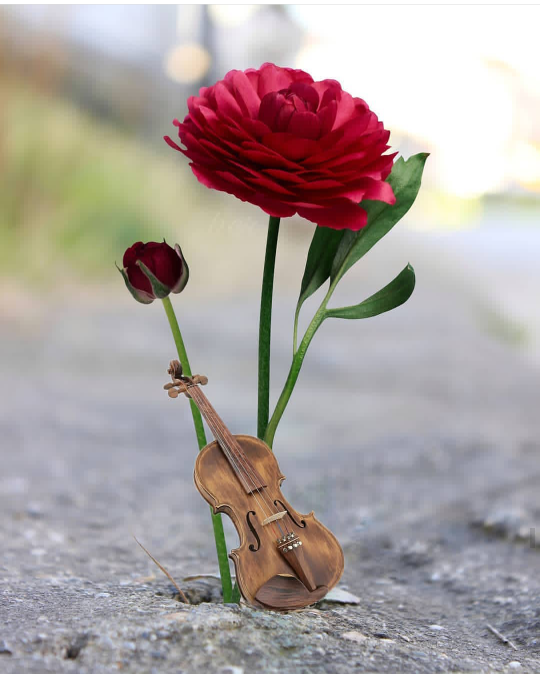
#> input picture İleri Seviye/TrackBar ile Renk Algılama/rose.png, 1080 x 1347 px (shown at 1/2 size)
$ python color_detection.py
#> lines starting #> are read from the running program, lines starting #| are printed output that depends on the picture; after the words box and inside, x2 and y2 are one past the last pixel; in counts of white or black regions, pixels touching at a corner belong together
import cv2
import numpy as np

def empty(a):
    pass

cv2.namedWindow("TrackBars")
cv2.resizeWindow("TrackBars",640,240)
cv2.createTrackbar("Hue min","TrackBars",0,179,empty)
#> slider 'Hue min' is set to 35
cv2.createTrackbar("Hue max","TrackBars",0,179,empty)
#> slider 'Hue max' is set to 179
cv2.createTrackbar("Sat min","TrackBars",0,255,empty)
#> slider 'Sat min' is set to 51
cv2.createTrackbar("Sat max","TrackBars",0,255,empty)
#> slider 'Sat max' is set to 255
cv2.createTrackbar("Val min","TrackBars",0,255,empty)
#> slider 'Val min' is set to 51
cv2.createTrackbar("Val max","TrackBars",0,255,empty)
#> slider 'Val max' is set to 255

img = cv2.imread("rose.png")
#> img is the input picture: shape (1347, 1080, 3); mean B, G, R 159.2, 161.6, 171.3
img = cv2.resize(img,(400,550))
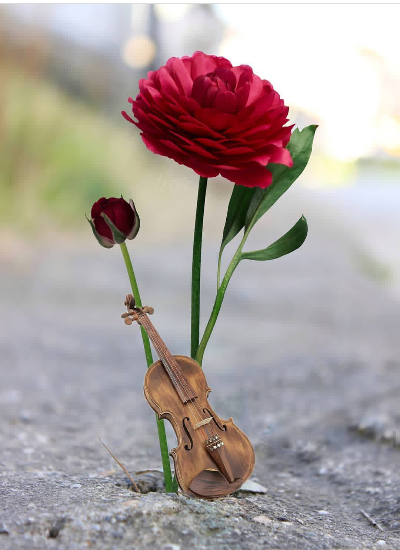
#> img: shape (550, 400, 3); mean B, G, R 159.1, 161.6, 171.2
cv2.imshow("original",img)

while True:

    imgHSV = cv2.cvtColor(img,cv2.COLOR_BGR2HSV)
#> imgHSV: shape (550, 400, 3); mean H, S, V 79.3, 45.8, 177.6

    hueMin = cv2.getTrackbarPos("Hue min","TrackBars")
    hueMax = cv2.getTrackbarPos("Hue max","TrackBars")
    satMin = cv2.getTrackbarPos("Sat min","TrackBars")
    satMax = cv2.getTrackbarPos("Sat max","TrackBars")
    valMin = cv2.getTrackbarPos("Val min","TrackBars")
    valMax = cv2.getTrackbarPos("Val max","TrackBars")

    lower = np.array([hueMin,satMin,valMin])
    upper = np.array([hueMax,satMax,valMax])
    maske = cv2.inRange(imgHSV,lower,upper)
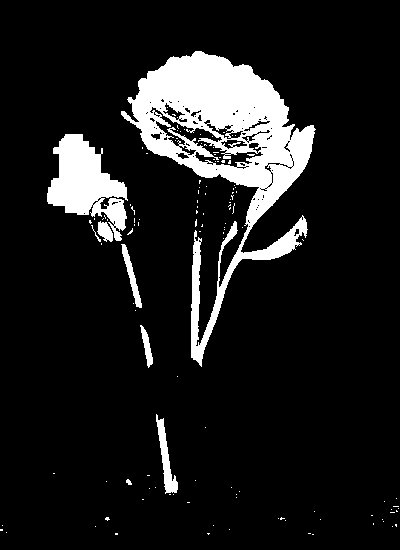
#> maske: shape (550, 400); 11.2% white; 126 white regions (118 under 20 px), largest, box (x1, y1, x2, y2) and area: (121, 51, 316, 367) 18456, (47, 134, 128, 241) 4428, (156, 414, 178, 494) 626

    result = cv2.bitwise_and(img,img, mask=maske)
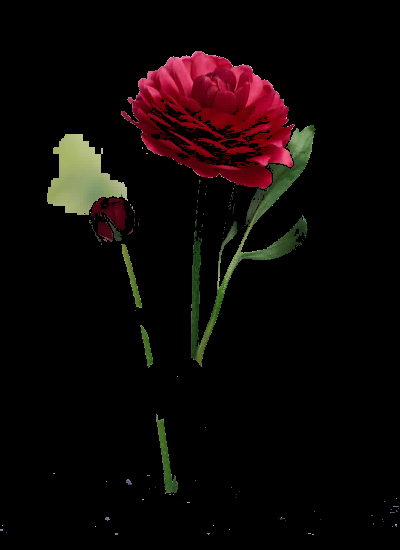
#> result: shape (550, 400, 3); mean B, G, R 6, 7, 13.6
    cv2.imshow("Result",result)

    cv2.imshow("hsv",imgHSV)
    cv2.imshow("Maske",maske)

    if cv2.waitKey(5) == 27:
#> (key Esc is pressed here)
        break

cv2.destroyAllWindows()

$ run again, with İleri Seviye/TrackBar ile Renk Algılama/HSV_Renkler VeDoygunluk.png copied over İleri Seviye/TrackBar ile Renk Algılama/rose.png
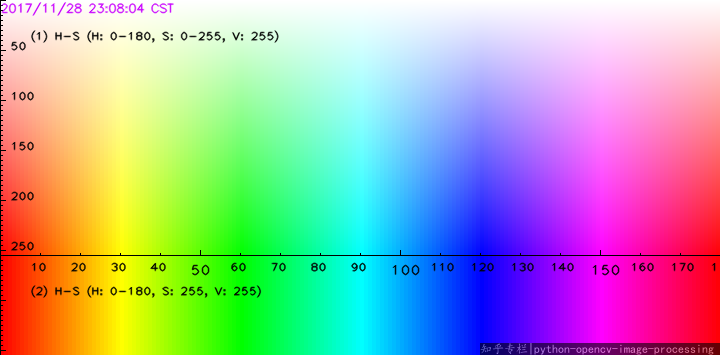
#> input picture İleri Seviye/TrackBar ile Renk Algılama/HSV_Renkler VeDoygunluk.png, 720 x 355 px
#> img is the input picture: shape (355, 720, 3); mean B, G, R 170.7, 171.1, 169.8
#> img: shape (550, 400, 3)
#> imgHSV: shape (550, 400, 3); mean H, S, V 89.8, 163.2, 249.9
#> `maske = cv2.inRange(imgHSV,lower,upper)`:
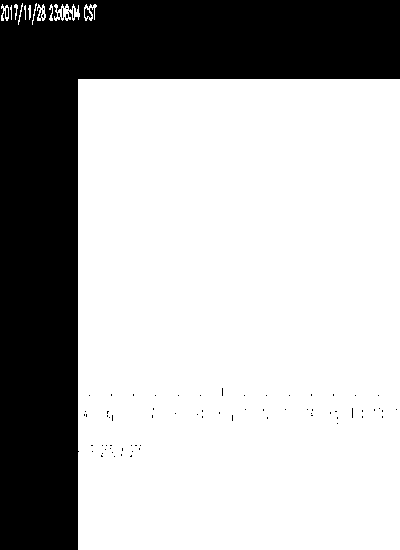
#> maske: shape (550, 400); 69.2% white; 76 black regions (75 under 20 px), largest, box (x1, y1, x2, y2) and area: (0, 0, 400, 550) 67581
#> `result = cv2.bitwise_and(img,img, mask=maske)`:
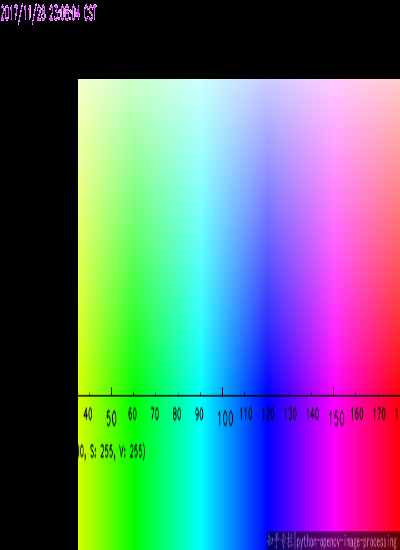
#> result: shape (550, 400, 3); mean B, G, R 125.9, 109.4, 95.3
